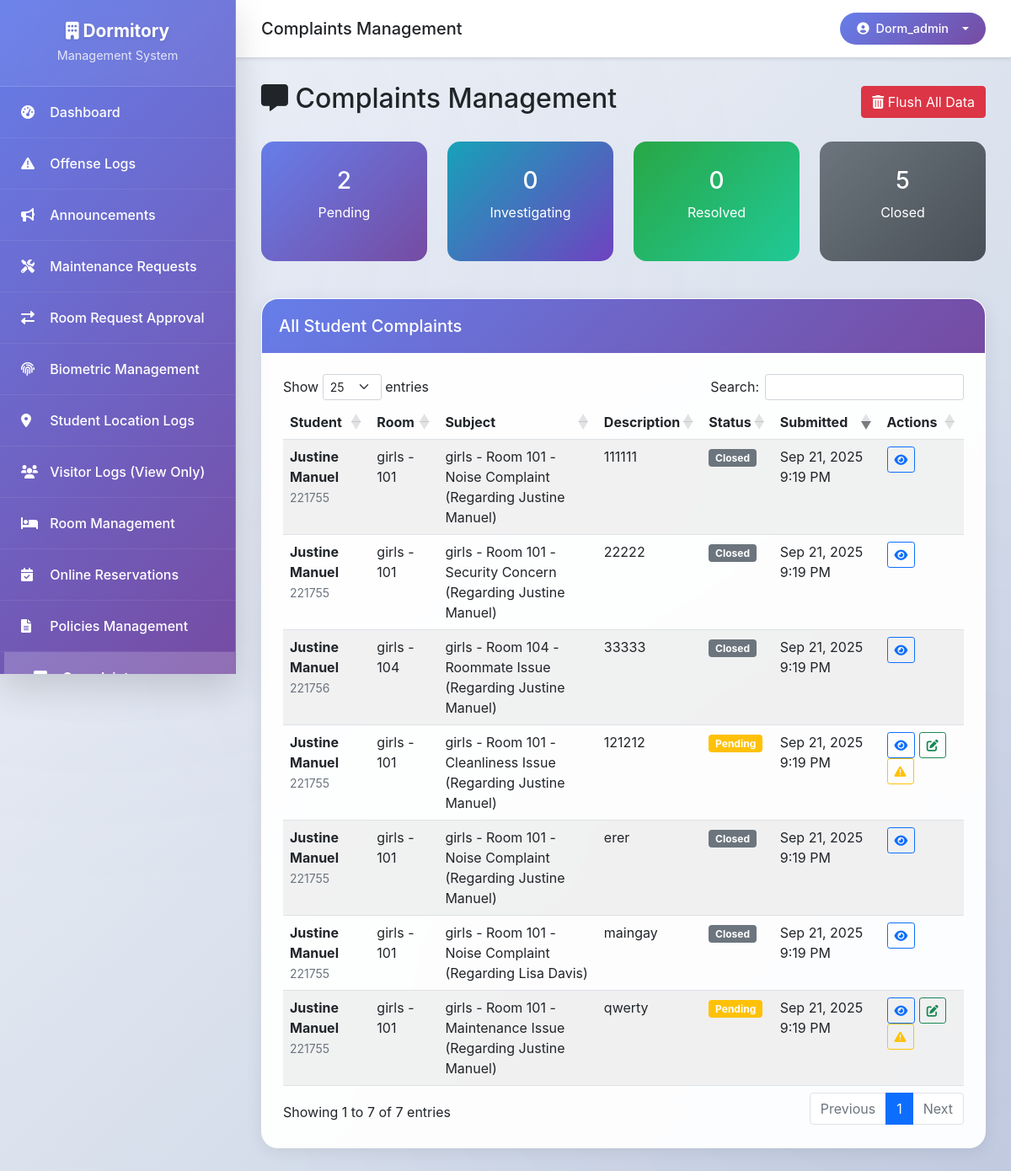
The app's page /admin/complaints_management.php (signed in) with its own data.
### tables this page shows
CREATE TABLE `complaints` (
  `id` int(11) NOT NULL AUTO_INCREMENT,
  `student_id` int(11) DEFAULT NULL,
  `subject` varchar(200) NOT NULL,
  `description` text NOT NULL,
  `status` enum('pending','investigating','resolved','closed') DEFAULT 'pending',
  `admin_response` text DEFAULT NULL,
  `submitted_at` timestamp NOT NULL DEFAULT current_timestamp(),
  `resolved_at` timestamp NULL DEFAULT NULL,
  `created_at` timestamp NOT NULL DEFAULT current_timestamp(),
  `updated_at` timestamp NOT NULL DEFAULT current_timestamp() ON UPDATE current_timestamp(),
  PRIMARY KEY (`id`),
  KEY `student_id` (`student_id`),
  CONSTRAINT `complaints_ibfk_1` FOREIGN KEY (`student_id`) REFERENCES `students` (`id`) ON DELETE CASCADE
);

CREATE TABLE `students` (
  `id` int(11) NOT NULL AUTO_INCREMENT,
  `first_name` varchar(50) NOT NULL,
  `middle_name` varchar(50) DEFAULT NULL,
  `last_name` varchar(50) NOT NULL,
  `date_of_birth` date NOT NULL,
  `gender` enum('Male','Female') NOT NULL,
  `province` varchar(100) NOT NULL,
  `municipality` varchar(100) NOT NULL,
  `barangay` varchar(100) NOT NULL,
  `street_purok` varchar(200) NOT NULL,
  `mobile_number` varchar(15) NOT NULL,
  `email` varchar(100) NOT NULL,
  `facebook_link` varchar(200) DEFAULT NULL,
  `school_id` varchar(6) NOT NULL,
  `learner_reference_number` varchar(12) NOT NULL,
  `attachment_file` varchar(255) DEFAULT NULL,
  `guardian_name` varchar(100) NOT NULL,
  `guardian_mobile` varchar(15) NOT NULL,
  `guardian_relationship` varchar(50) NOT NULL,
  `application_status` enum('pending','approved','rejected') DEFAULT 'pending',
  `room_id` int(11) DEFAULT NULL,
  `bed_space_id` int(11) DEFAULT NULL,
  `created_at` timestamp NOT NULL DEFAULT current_timestamp(),
  `updated_at` timestamp NOT NULL DEFAULT current_timestamp() ON UPDATE current_timestamp(),
  PRIMARY KEY (`id`),
  UNIQUE KEY `school_id` (`school_id`),
  UNIQUE KEY `learner_reference_number` (`learner_reference_number`),
  KEY `room_id` (`room_id`),
  KEY `bed_space_id` (`bed_space_id`),
  CONSTRAINT `students_ibfk_1` FOREIGN KEY (`room_id`) REFERENCES `rooms` (`id`) ON DELETE SET NULL,
  CONSTRAINT `students_ibfk_2` FOREIGN KEY (`bed_space_id`) REFERENCES `bed_spaces` (`id`) ON DELETE SET NULL
);

CREATE TABLE `buildings` (
  `id` int(11) NOT NULL AUTO_INCREMENT,
  `name` varchar(100) NOT NULL,
  `description` text DEFAULT NULL,
  `total_floors` int(11) DEFAULT 1,
  `created_at` timestamp NOT NULL DEFAULT current_timestamp(),
  PRIMARY KEY (`id`)
);

CREATE TABLE `rooms` (
  `id` int(11) NOT NULL AUTO_INCREMENT,
  `building_id` int(11) DEFAULT NULL,
  `room_number` varchar(20) NOT NULL,
  `floor_number` int(11) DEFAULT 1,
  `capacity` int(11) DEFAULT 4,
  `occupied` int(11) DEFAULT 0,
  `status` enum('available','full','maintenance') DEFAULT 'available',
  `created_at` timestamp NOT NULL DEFAULT current_timestamp(),
  PRIMARY KEY (`id`),
  KEY `building_id` (`building_id`),
  CONSTRAINT `rooms_ibfk_1` FOREIGN KEY (`building_id`) REFERENCES `buildings` (`id`) ON DELETE CASCADE
);

### admin/complaints_management.php (the view, shortened to what this page needs)
<?php
$page_title = 'Complaints Management';
include 'includes/header.php';
$pdo = getConnection();
$stmt = $pdo->query("SELECT c.*,
    CONCAT(s.first_name, ' ', s.last_name) as student_name,
    s.school_id,
    r.room_number,
    b.name as building_name
    FROM complaints c
    JOIN students s ON c.student_id = s.id
    LEFT JOIN rooms r ON s.room_id = r.id
    LEFT JOIN buildings b ON r.building_id = b.id
    ORDER BY c.created_at DESC");
$complaints = $stmt->fetchAll();
?>
<div class="d-flex justify-content-between align-items-center mb-4">
    <h2><i class="fas fa-comment-alt"></i> Complaints Management</h2>
    <div>
        <button class="btn btn-danger" data-bs-toggle="modal" data-bs-target="#flushComplaintsModal">
            <i class="fas fa-trash-alt"></i> Flush All Data
        </button>
    </div>
</div>
<div class="row mb-4">
    <div class="col-md-3">
        <div class="stats-card text-center">
            <h3><?php echo count(array_filter($complaints, function($c) { return $c['status'] == 'pending'; })); ?></h3>
            <p>Pending</p>
        </div>
    </div>
    <div class="col-md-3">
        <div class="stats-card text-center" style="background: linear-gradient(135deg, #17a2b8 0%, #6f42c1 100%);">
            <h3><?php echo count(array_filter($complaints, function($c) { return $c['status'] == 'investigating'; })); ?></h3>
            <p>Investigating</p>
        </div>
    </div>
    <div class="col-md-3">
        <div class="stats-card text-center" style="background: linear-gradient(135deg, #28a745 0%, #20c997 100%);">
            <h3><?php echo count(array_filter($complaints, function($c) { return $c['status'] == 'resolved'; })); ?></h3>
            <p>Resolved</p>
        </div>
    </div>
    <div class="col-md-3">
        <div class="stats-card text-center" style="background: linear-gradient(135deg, #6c757d 0%, #495057 100%);">
            <h3><?php echo count(array_filter($complaints, function($c) { return $c['status'] == 'closed'; })); ?></h3>
            <p>Closed</p>
        </div>
    </div>
</div>
<div class="card">
    <div class="card-header">
        <h5 class="mb-0">All Student Complaints</h5>
    </div>
    <div class="card-body">
        <div class="table-responsive">
            <table class="table table-striped" id="complaintsTable">
                <thead>
                    <tr>
                        <th>Student</th>
                        <th>Room</th>
                        <th>Subject</th>
                        <th>Description</th>
                        <th>Status</th>
                        <th>Submitted</th>
                        <th>Actions</th>
                    </tr>
                </thead>
                <tbody>
                    <?php foreach ($complaints as $complaint): ?>
                        <tr>
                            <td>
                                <strong><?php echo htmlspecialchars($complaint['student_name']); ?></strong><br>
                                <small class="text-muted"><?php echo htmlspecialchars($complaint['school_id']); ?></small>
                            </td>
                            <td>
                                <?php if ($complaint['room_number']): ?>
                                    <?php echo htmlspecialchars($complaint['building_name'] . ' - ' . $complaint['room_number']); ?>
                                <?php else: ?>
                                    <span class="text-muted">Not assigned</span>
                                <?php endif; ?>
                            </td>
                            <td><?php echo htmlspecialchars($complaint['subject']); ?></td>
                            <td>
                                <div class="text-truncate" style="max-width: 200px;" title="<?php echo htmlspecialchars($complaint['description']); ?>">
                                    <?php echo htmlspecialchars($complaint['description']); ?>
                                </div>
                            </td>
                            <td>
                                <?php
                                $status_class = '';
                                switch ($complaint['status']) {
                                    case 'pending': $status_class = 'badge bg-warning'; break;
                                    case 'closed': $status_class = 'badge bg-secondary'; break;
                                }
                                ?>
                                <span class="<?php echo $status_class; ?>"><?php echo ucfirst($complaint['status']); ?></span>
                            </td>
                            <td><?php echo date('M j, Y g:i A', strtotime($complaint['created_at'])); ?></td>
                            <td>
                                <button class="btn btn-sm btn-outline-primary" data-bs-toggle="modal" data-bs-target="#viewComplaintModal"
                                        data-complaint='<?php echo json_encode($complaint); ?>'>
                                    <i class="fas fa-eye"></i>
                                </button>
                                <?php if ($complaint['status'] != 'resolved' && $complaint['status'] != 'closed'): ?>
                                    <button class="btn btn-sm btn-outline-success" data-bs-toggle="modal" data-bs-target="#updateComplaintModal"
                                            data-complaint-id="<?php echo $complaint['id']; ?>">
                                        <i class="fas fa-edit"></i>
                                    </button>
                                    <button class="btn btn-sm btn-outline-warning" data-bs-toggle="modal" data-bs-target="#convertToOffenseModal"
                                            data-complaint='<?php echo json_encode($complaint); ?>'>
                                        <i class="fas fa-exclamation-triangle"></i>
                                    </button>
                                <?php endif; ?>
                            </td>
                        </tr>
                    <?php endforeach; ?>
                </tbody>
            </table>
        </div>
    </div>
</div>
<?php include 'includes/footer.php'; ?>

### admin/includes/header.php (shortened to what this page needs)
<!DOCTYPE html>
<html lang="en">
<head>
    <link href="https://cdn.jsdelivr.net/npm/bootstrap@5.1.3/dist/css/bootstrap.min.css" rel="stylesheet">
    <link href="https://cdnjs.cloudflare.com/ajax/libs/font-awesome/6.0.0/css/all.min.css" rel="stylesheet">
    <link href="https://cdn.datatables.net/1.11.5/css/dataTables.bootstrap5.min.css" rel="stylesheet">
</head>
<body>
    <div class="sidebar" id="sidebar">
        <div class="sidebar-header">
            <h4><i class="fas fa-building"></i> Dormitory</h4>
            <p class="mb-0">Management System</p>
        </div>
        <ul class="sidebar-menu">
            <li><a href="javascript:void(0)" data-page="dashboard.php" class="<?php echo basename($_SERVER['PHP_SELF']) == 'dashboard.php' ? 'active' : ''; ?>">
                <i class="fas fa-tachometer-alt"></i> Dashboard
            </a></li>
            <li><a href="javascript:void(0)" data-page="offense_logs.php" class="<?php echo basename($_SERVER['PHP_SELF']) == 'offense_logs.php' ? 'active' : ''; ?>">
                <i class="fas fa-exclamation-triangle"></i> Offense Logs
            </a></li>
            <li><a href="javascript:void(0)" data-page="announcements.php" class="<?php echo basename($_SERVER['PHP_SELF']) == 'announcements.php' ? 'active' : ''; ?>">
                <i class="fas fa-bullhorn"></i> Announcements
            </a></li>
            <li><a href="javascript:void(0)" data-page="maintenance_requests.php" class="<?php echo basename($_SERVER['PHP_SELF']) == 'maintenance_requests.php' ? 'active' : ''; ?>">
                <i class="fas fa-tools"></i> Maintenance Requests
            </a></li>
            <li><a href="javascript:void(0)" data-page="room_requests.php" class="<?php echo basename($_SERVER['PHP_SELF']) == 'room_requests.php' ? 'active' : ''; ?>">
                <i class="fas fa-exchange-alt"></i> Room Request Approval
            </a></li>
            <li><a href="javascript:void(0)" data-page="biometric_management.php" class="<?php echo basename($_SERVER['PHP_SELF']) == 'biometric_management.php' ? 'active' : ''; ?>">
                <i class="fas fa-fingerprint"></i> Biometric Management
            </a></li>
            <li><a href="javascript:void(0)" data-page="student_location_logs.php" class="<?php echo basename($_SERVER['PHP_SELF']) == 'student_location_logs.php' ? 'active' : ''; ?>">
                <i class="fas fa-map-marker-alt"></i> Student Location Logs
            </a></li>
            <li><a href="javascript:void(0)" data-page="visitor_logs.php" class="<?php echo basename($_SERVER['PHP_SELF']) == 'visitor_logs.php' ? 'active' : ''; ?>">
                <i class="fas fa-users"></i> Visitor Logs (View Only)
            </a></li>
            <li><a href="javascript:void(0)" data-page="room_management.php" class="<?php echo basename($_SERVER['PHP_SELF']) == 'room_management.php' ? 'active' : ''; ?>">
                <i class="fas fa-bed"></i> Room Management
            </a></li>
            <li><a href="javascript:void(0)" data-page="reservation_management.php" class="<?php echo basename($_SERVER['PHP_SELF']) == 'reservation_management.php' ? 'active' : ''; ?>">
                <i class="fas fa-calendar-check"></i> Online Reservations
            </a></li>
            <li><a href="javascript:void(0)" data-page="policies_management.php" class="<?php echo basename($_SERVER['PHP_SELF']) == 'policies_management.php' ? 'active' : ''; ?>">
                <i class="fas fa-file-alt"></i> Policies Management
            </a></li>
            <li><a href="javascript:void(0)" data-page="complaints_management.php" class="<?php echo basename($_SERVER['PHP_SELF']) == 'complaints_management.php' ? 'active' : ''; ?>">
                <i class="fas fa-comment-alt"></i> Complaints Management
            </a></li>
        </ul>
    </div>
    <div class="main-content">
        <nav class="top-navbar d-flex justify-content-between align-items-center">
            <div>
                <h5 class="mb-0"><?php echo isset($page_title) ? $page_title : 'Dashboard'; ?></h5>
            </div>
            <div class="dropdown">
                <button class="oval-button oval-button-primary dropdown-toggle" type="button" id="userDropdown" data-bs-toggle="dropdown">
                    <i class="fas fa-user-circle"></i> <?php echo $_SESSION['username']; ?>
                </button>
            </div>
        </nav>
        <div class="content-wrapper">

### admin/includes/footer.php (shortened to what this page needs)
        </div>
    </div>
</body>
</html>

### records on screen
complaints: student_name "Justine Manuel", student.school_id "221755", buildings.name "girls - 101", subject "girls - Room 101 - Noise Complaint (Regarding Justine Manuel)", description "111111", status "Closed", created_at "Sep 21, 2025 9:19 PM"
complaints: student_name "Justine Manuel", student.school_id "221755", buildings.name "girls - 101", subject "girls - Room 101 - Security Concern (Regarding Justine Manuel)", description "22222", status "Closed", created_at "Sep 21, 2025 9:19 PM"
complaints: student_name "Justine Manuel", student.school_id "221756", buildings.name "girls - 104", subject "girls - Room 104 - Roommate Issue (Regarding Justine Manuel)", description "33333", status "Closed", created_at "Sep 21, 2025 9:19 PM"
complaints: student_name "Justine Manuel", student.school_id "221755", buildings.name "girls - 101", subject "girls - Room 101 - Cleanliness Issue (Regarding Justine Manuel)", description "121212", status "Pending", created_at "Sep 21, 2025 9:19 PM"
complaints: student_name "Justine Manuel", student.school_id "221755", buildings.name "girls - 101", subject "girls - Room 101 - Noise Complaint (Regarding Justine Manuel)", description "erer", status "Closed", created_at "Sep 21, 2025 9:19 PM"
complaints: student_name "Justine Manuel", student.school_id "221755", buildings.name "girls - 101", subject "girls - Room 101 - Noise Complaint (Regarding Lisa Davis)", description "maingay", status "Closed", created_at "Sep 21, 2025 9:19 PM"
complaints: student_name "Justine Manuel", student.school_id "221755", buildings.name "girls - 101", subject "girls - Room 101 - Maintenance Issue (Regarding Justine Manuel)", description "qwerty", status "Pending", created_at "Sep 21, 2025 9:19 PM"

### other values on screen
$page_title "Complaints Management"
$_SESSION['username'] "Dorm_admin"
